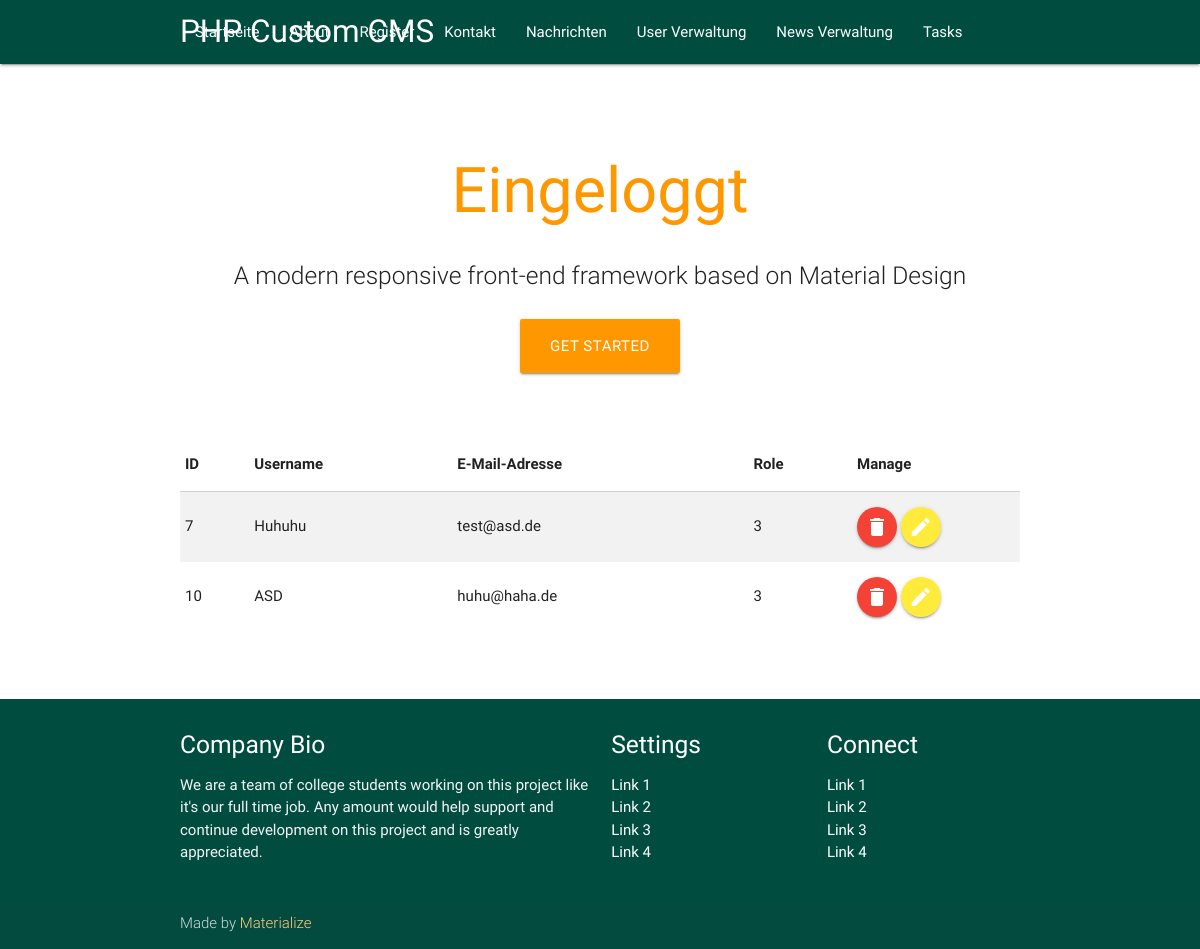
The app's page /index.php?p=user-admin (signed in) with its own data.
### tables this page shows
CREATE TABLE `users` (
  `user_id` int(11) NOT NULL,
  `user_username` varchar(64) NOT NULL,
  `user_password` varchar(128) NOT NULL,
  `user_email` varchar(64) NOT NULL,
  `user_role` int(11) NOT NULL
);

### app/classes/App.php (called while the page is built, shortened)
<?php
class App
{
    private $request;
    public function __construct()
    {
        $this->request = array_merge($_GET, $_POST);
    }
    public function run()
    {
        if (isset($this->request["p"])) {
            switch ($this->request["p"]) {
                case "user-admin":
                    if ($_SESSION["active_user"]->getRole() == __ADMIN__) {
                        try {
                             (new UserController())->run();
                        } catch (\Exception $e) {
                            Notice::set("error", $e->getMessage());
                        }
                    } else {
                        header("Location: ?p=home");
                        exit();
                    }
                    break;
            }
        }
    }
    public function checkLoginState(): bool
    {
        if (isset($_SESSION["active_user"]) && count($_SESSION["active_user"]) > 0) {
            return true;
        }
        return false;
    }
}

### app/classes/User.php (called while the page is built, shortened)
<?php
class User implements UserInterface
{
    private $user_role;
    public function getRole(): int
    {
        return $this->user_role;
    }
}

### app/classes/Controller.php (called while the page is built, shortened)
<?php
abstract class Controller
{
    public static $content;
    public static function getContent()
    {
        return self::$content;
    }
}

### app/traits/DB.php (called while the page is built, shortened)
<?php
trait DB
{
    public static $db;
    public static function getDBInstance(): PDO
    {
        $db = new PDO("mysql:host=localhost;dbname=cms", "marten", "1234");
        $db->setAttribute(PDO::ATTR_ERRMODE, PDO::ERRMODE_EXCEPTION);
        return $db;
    }
    public static function GET(string $sql, array $execArr = array()): array
    {
        self::$db = self::getDBInstance();
        $stmt = self::$db->prepare($sql);
        $stmt->execute($execArr);
        return $stmt->fetchAll(PDO::FETCH_ASSOC);
    }
}

### app/database/UserAdminSQL.php (called while the page is built, shortened)
<?php
class UserAdminSQL
{
    public static function getAllUsers()
    {
        $SQL = "SELECT * FROM users WHERE user_role > :role";
        $execArr = [
            ":role" => 1
        ];
        return DB::GET($SQL, $execArr);
    }
}

### app/classes/UserController.php (called while the page is built, shortened)
<?php
class UserController extends Controller
{
    public function run()
    {
        self::$content["users"] = UserAdminSQL::getAllUsers();
    }
}

### pages/user-admin.php (the view, shortened to what this page needs)
<table class="striped ">
    <thead>
    <tr>
        <th>ID</th>
        <th>Username</th>
        <th>E-Mail-Adresse</th>
        <th>Role</th>
        <th>Manage</th>
    </tr>
    </thead>
    <tbody>
    <?php foreach (\app\classes\UserController::getContent()["users"] as $row => $user) : ?>
    <tr>
        <td><?= $user["user_id"]  ?></td>
        <td><?= $user["user_username"]  ?></td>
        <td><?= $user["user_email"]  ?></td>
        <td><?= $user["user_role"]  ?></td>
        <td width="20%"><a href="?p=user-admin&action=delete&id=<?= $user["user_id"]  ?>" class="btn btn-floating red "><i class="material-icons">delete</i></a> <a href="?p=user-admin&action=edit&id=<?= $user["user_id"]  ?>#edit" class="btn-floating btn yellow"><i class="material-icons">edit</i></a>
        </td>
    </tr>
    <?php endforeach; ?>
    </tbody>
</table>
<br/><br/><br/>

### index.php (shortened to what this page needs)
<?php
$app = new \app\classes\App();
$app->run();
?>
<!DOCTYPE html>
<html lang="en">
<head>
    <link href="public/materialize/css/materialize.min.css" type="text/css" rel="stylesheet" media="screen,projection"/>
    <link href="public/css/style.css" type="text/css" rel="stylesheet" media="screen,projection"/>
</head>
<body>
<nav class="teal darken-4" role="navigation">
    <div class="nav-wrapper container"><a id="logo-container" href="#" class="brand-logo">PHP Custom CMS</a>
        <ul class="right hide-on-med-and-down">
            <?php foreach ($app->whitelist["frontend"] as $param => $page) : ?>
                <?php if ($param != "login") : ?>
                    <li><a href="?p=<?= $param ?>"><?= $page ?></a></li>
                <?php endif; ?>
            <?php endforeach; ?>
            <?php
                if ($app->checkLoginState() && $_SESSION["active_user"]->getRole() == __ADMIN__):
                    echo "
                        <li><a href='{$_SERVER["PHP_SELF"]}?p=user-admin'>User Verwaltung</a></li>
                        <li><a href='{$_SERVER["PHP_SELF"]}?p=news-admin'>News Verwaltung</a></li>";
                endif;
                if($app->checkLoginState()) :
                    echo "
                        <li><a href='{$_SERVER["PHP_SELF"]}?p=tasks'>Tasks</a></li>
                        <li><a href='{$_SERVER["PHP_SELF"]}?p=logout'>Logout</a></li>";
                else :
                    echo "<li><a href='{$_SERVER["PHP_SELF"]}?p=login'>Login</a></li>";
                endif;
            ?>
        </ul>
    </div>
</nav>
<div class="section no-pad-bot" id="index-banner">
    <div class="container">
        <br><br>
        <?= ($app->checkLoginState()) ? "<h1 class=\"header center orange-text\">Eingeloggt</h1>" : "<h1 class=\"header center orange-text\">Ausgeloggt</h1>" ?>
        <div class="row center">
            <h5 class="header col s12 light">A modern responsive front-end framework based on Material Design</h5>
        </div>
        <div class="row center">
            <a href="http://materializecss.com/getting-started.html" id="download-button"
               class="btn-large waves-effect waves-light orange">Get Started</a>
        </div>
        <br><br>
    </div>
</div>
<main class="container">
    <?php require "pages/" . $app->getValidPage(".php", "about"); ?>
</main>
<footer class="page-footer teal darken-4">
    <div class="container">
        <div class="row">
            <div class="col l6 s12">
                <h5 class="white-text">Company Bio</h5>
                <p class="grey-text text-lighten-4">We are a team of college students working on this project like it's
                    our full time job. Any amount would help support and continue development on this project and is
                    greatly appreciated.</p>
            </div>
            <div class="col l3 s12">
                <h5 class="white-text">Settings</h5>
                <ul>
                    <li><a class="white-text" href="#!">Link 1</a></li>
                    <li><a class="white-text" href="#!">Link 2</a></li>
                    <li><a class="white-text" href="#!">Link 3</a></li>
                    <li><a class="white-text" href="#!">Link 4</a></li>
                </ul>
            </div>
            <div class="col l3 s12">
                <h5 class="white-text">Connect</h5>
                <ul>
                    <li><a class="white-text" href="#!">Link 1</a></li>
                    <li><a class="white-text" href="#!">Link 2</a></li>
                    <li><a class="white-text" href="#!">Link 3</a></li>
                    <li><a class="white-text" href="#!">Link 4</a></li>
                </ul>
            </div>
        </div>
    </div>
    <div class="footer-copyright">
        <div class="container">
            Made by <a class="orange-text text-lighten-3" href="http://materializecss.com">Materialize</a>
        </div>
    </div>
</footer>
</body>
</html>

### records on screen
users: user_id "7", user_username "Huhuhu", user_email "test@asd.de", user_role "3"
users: user_id "10", user_username "ASD", user_email "huhu@haha.de", user_role "3"

### other values on screen
$page "Startseite"
$page "About"
$page "Register"
$page "Kontakt"
$page "Nachrichten"
